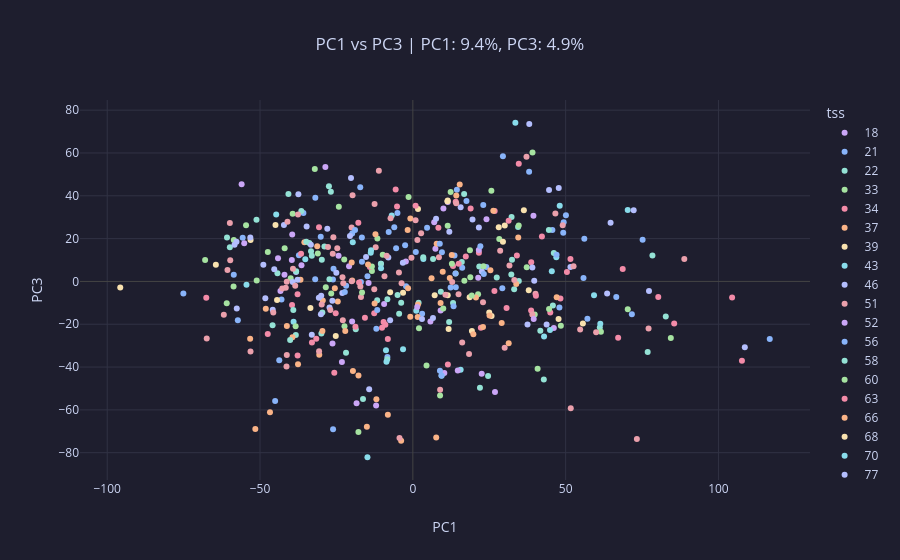
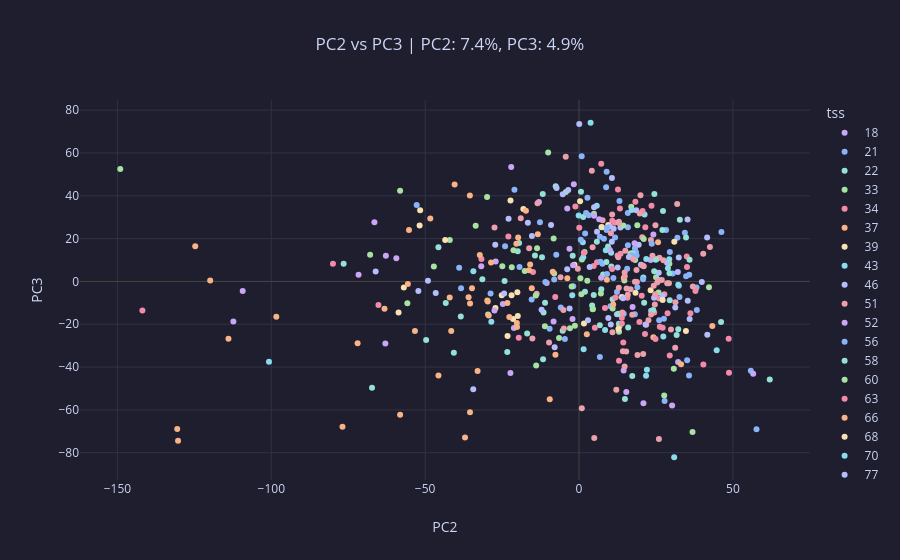

Notebook code for these charts, in order:
### Markdown cell above
There's a good mix of gene expression by TSS. So the sites don't drive the first and second most important principle components

### Code cell
pca3 = PCA(n_components=3)
coords3 = pca3.fit_transform(df[gene_cols])

pca_df3 = pd.DataFrame({
    "PC1": coords3[:, 0],
    "PC2": coords3[:, 1],
    "PC3": coords3[:, 2],
    "tss": df["tss"].astype(str),
    "patient": df["patient_barcode"]
})

fig1 = px.scatter(
    pca_df3, x="PC1", y="PC3", color="tss",
    hover_data=["patient"],
    title=f"PC1 vs PC3 | PC1: {pca3.explained_variance_ratio_[0]:.1%}, PC3: {pca3.explained_variance_ratio_[2]:.1%}",
)
fig1.show()

fig2 = px.scatter(
    pca_df3, x="PC2", y="PC3", color="tss",
    hover_data=["patient"],
    title=f"PC2 vs PC3 | PC2: {pca3.explained_variance_ratio_[1]:.1%}, PC3: {pca3.explained_variance_ratio_[2]:.1%}",
)
fig2.show()
